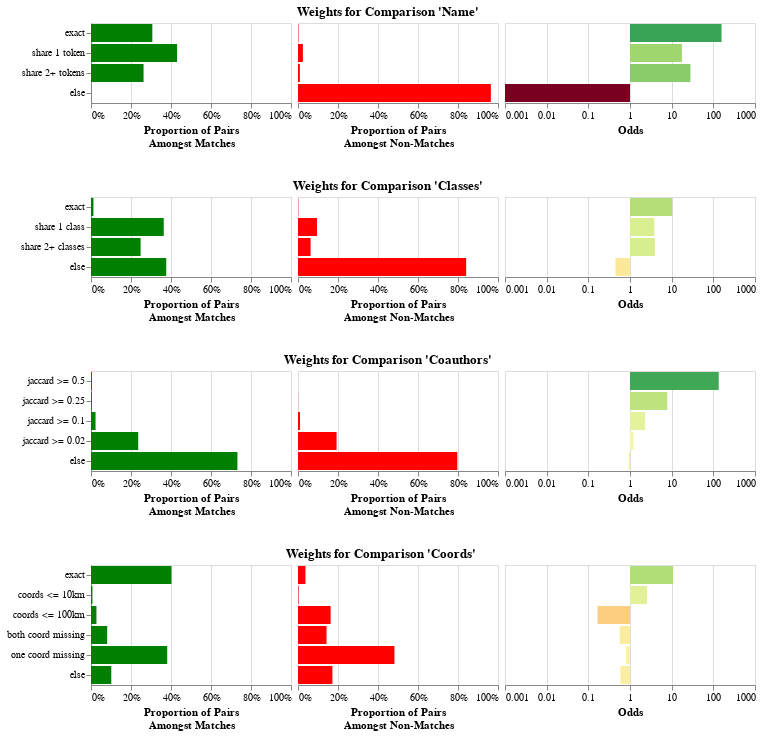

The notebook cell this image was saved under:
### Markdown cell above
The result above is the blocked table, with a column added for every `Comparison`.
The value of each column is the level that the record pair matched at.
For example, there is now a "Name" column,
filled with values like "exact", "share 1 token", etc.

Now that we have our features, we can use the Fellegi-Sunter model to train weights
for each of these features. This is a probabilistic model that is based on the concept
of odds. When you see an exact match on name, that increases the odds of a match
by some amount, maybe 10x. When you see a non-match on name, that decreases the odds
of a match by some amount, maybe 0.1x. We can either train this from labeled data,
or we can use unlabeled data using an algorithm called "Expectation Maximization".

### Code cell
from mismo.fs import train_using_em  # noqa: E402

weights = train_using_em(comparisons, featured, featured, max_pairs=100_000, seed=42)
# Can save and load weights
# weights.to_json("weights.json")
# weights = ComparisonWeights.from_json("weights.json")
weights.plot()

### Figure 1 — Vega-Lite specification as saved in the notebook (floating-point values rounded to 4 significant figures)
{"config": {"view": {"continuousWidth": 300, "continuousHeight": 300}}, "vconcat": [{"hconcat": [{"data": {"name": "data-148c3b29a5cd19dcf60782ed3ad662ce"}, "mark": {"type": "bar"}, "encoding": {"color": {"value": "green"}, "tooltip": [{"field": "level", "title": "Level", "type": "nominal"}, {"field": "m", "format": "%", "title": "Proportion Amongst Matching Pairs", "type": "quantitative"}, {"field": "u", "format": "%", "title": "Proportion Amongst Non-Matching Pairs", "type": "quantitative"}, {"field": "odds", "format": "f", "title": "Odds", "type": "quantitative"}, {"field": "explanation", "title": "Explanation", "type": "nominal"}], "x": {"axis": {"format": "%"}, "field": "m", "scale": {"domain": [0, 1]}, "title": ["Proportion of Pairs", "Amongst Matches"], "type": "quantitative"}, "y": {"axis": {}, "field": "level", "sort": {"field": "level_order"}, "title": null, "type": "nominal"}}, "name": "view_2", "width": 200}, {"data": {"name": "data-148c3b29a5cd19dcf60782ed3ad662ce"}, "mark": {"type": "bar"}, "encoding": {"color": {"value": "red"}, "tooltip": [{"field": "level", "title": "Level", "type": "nominal"}, {"field": "m", "format": "%", "title": "Proportion Amongst Matching Pairs", "type": "quantitative"}, {"field": "u", "format": "%", "title": "Proportion Amongst Non-Matching Pairs", "type": "quantitative"}, {"field": "odds", "format": "f", "title": "Odds", "type": "quantitative"}, {"field": "explanation", "title": "Explanation", "type": "nominal"}], "x": {"axis": {"format": "%"}, "field": "u", "scale": {"domain": [0, 1]}, "title": ["Proportion of Pairs", "Amongst Non-Matches"], "type": "quantitative"}, "y": {"axis": null, "field": "level", "sort": {"field": "level_order"}, "title": null, "type": "nominal"}}, "name": "view_3", "width": 200}, {"data": {"name": "data-148c3b29a5cd19dcf60782ed3ad662ce"}, "mark": {"type": "bar"}, "encoding": {"color": {"field": "log_odds", "legend": null, "scale": {"domainMax": 3, "domainMid": 0, "domainMin": -3, "scheme": "redyellowgreen"}, "title": "Log Odds", "type": "quantitative"}, "tooltip": [{"field": "level", "title": "Level", "type": "nominal"}, {"field": "m", "format": "%", "title": "Proportion Amongst Matching Pairs", "type": "quantitative"}, {"field": "u", "format": "%", "title": "Proportion Amongst Non-Matching Pairs", "type": "quantitative"}, {"field": "odds", "format": "f", "title": "Odds", "type": "quantitative"}, {"field": "explanation", "title": "Explanation", "type": "nominal"}], "x": {"axis": {"labelExpr": "pow(10,datum.value)"}, "field": "log_odds", "scale": {"domain": [-3, 3]}, "title": "Odds", "type": "quantitative"}, "y": {"axis": null, "field": "level", "sort": {"field": "level_order"}, "title": null, "type": "nominal"}}, "name": "view_4", "width": 250}], "spacing": 5, "title": {"text": "Weights for Comparison 'Name'", "anchor": "middle"}}, {"hconcat": [{"data": {"name": "data-77847e575893d897eec4633d29371203"}, "mark": {"type": "bar"}, "encoding": {"color": {"value": "green"}, "tooltip": [{"field": "level", "title": "Level", "type": "nominal"}, {"field": "m", "format": "%", "title": "Proportion Amongst Matching Pairs", "type": "quantitative"}, {"field": "u", "format": "%", "title": "Proportion Amongst Non-Matching Pairs", "type": "quantitative"}, {"field": "odds", "format": "f", "title": "Odds", "type": "quantitative"}, {"field": "explanation", "title": "Explanation", "type": "nominal"}], "x": {"axis": {"format": "%"}, "field": "m", "scale": {"domain": [0, 1]}, "title": ["Proportion of Pairs", "Amongst Matches"], "type": "quantitative"}, "y": {"axis": {}, "field": "level", "sort": {"field": "level_order"}, "title": null, "type": "nominal"}}, "name": "view_5", "width": 200}, {"data": {"name": "data-77847e575893d897eec4633d29371203"}, "mark": {"type": "bar"}, "encoding": {"color": {"value": "red"}, "tooltip": [{"field": "level", "title": "Level", "type": "nominal"}, {"field": "m", "format": "%", "title": "Proportion Amongst Matching Pairs", "type": "quantitative"}, {"field": "u", "format": "%", "title": "Proportion Amongst Non-Matching Pairs", "type": "quantitative"}, {"field": "odds", "format": "f", "title": "Odds", "type": "quantitative"}, {"field": "explanation", "title": "Explanation", "type": "nominal"}], "x": {"axis": {"format": "%"}, "field": "u", "scale": {"domain": [0, 1]}, "title": ["Proportion of Pairs", "Amongst Non-Matches"], "type": "quantitative"}, "y": {"axis": null, "field": "level", "sort": {"field": "level_order"}, "title": null, "type": "nominal"}}, "name": "view_6", "width": 200}, {"data": {"name": "data-77847e575893d897eec4633d29371203"}, "mark": {"type": "bar"}, "encoding": {"color": {"field": "log_odds", "legend": null, "scale": {"domainMax": 3, "domainMid": 0, "domainMin": -3, "scheme": "redyellowgreen"}, "title": "Log Odds", "type": "quantitative"}, "tooltip": [{"field": "level", "title": "Level", "type": "nominal"}, {"field": "m", "format": "%", "title": "Proportion Amongst Matching Pairs", "type": "quantitative"}, {"field": "u", "format": "%", "title": "Proportion Amongst Non-Matching Pairs", "type": "quantitative"}, {"field": "odds", "format": "f", "title": "Odds", "type": "quantitative"}, {"field": "explanation", "title": "Explanation", "type": "nominal"}], "x": {"axis": {"labelExpr": "pow(10,datum.value)"}, "field": "log_odds", "scale": {"domain": [-3, 3]}, "title": "Odds", "type": "quantitative"}, "y": {"axis": null, "field": "level", "sort": {"field": "level_order"}, "title": null, "type": "nominal"}}, "name": "view_7", "width": 250}], "spacing": 5, "title": {"text": "Weights for Comparison 'Classes'", "anchor": "middle"}}, {"hconcat": [{"data": {"name": "data-5a3d988e13251ed8463061cd9f6b317c"}, "mark": {"type": "bar"}, "encoding": {"color": {"value": "green"}, "tooltip": [{"field": "level", "title": "Level", "type": "nominal"}, {"field": "m", "format": "%", "title": "Proportion Amongst Matching Pairs", "type": "quantitative"}, {"field": "u", "format": "%", "title": "Proportion Amongst Non-Matching Pairs", "type": "quantitative"}, {"field": "odds", "format": "f", "title": "Odds", "type": "quantitative"}, {"field": "explanation", "title": "Explanation", "type": "nominal"}], "x": {"axis": {"format": "%"}, "field": "m", "scale": {"domain": [0, 1]}, "title": ["Proportion of Pairs", "Amongst Matches"], "type": "quantitative"}, "y": {"axis": {}, "field": "level", "sort": {"field": "level_order"}, "title": null, "type": "nominal"}}, "name": "view_8", "width": 200}, {"data": {"name": "data-5a3d988e13251ed8463061cd9f6b317c"}, "mark": {"type": "bar"}, "encoding": {"color": {"value": "red"}, "tooltip": [{"field": "level", "title": "Level", "type": "nominal"}, {"field": "m", "format": "%", "title": "Proportion Amongst Matching Pairs", "type": "quantitative"}, {"field": "u", "format": "%", "title": "Proportion Amongst Non-Matching Pairs", "type": "quantitative"}, {"field": "odds", "format": "f", "title": "Odds", "type": "quantitative"}, {"field": "explanation", "title": "Explanation", "type": "nominal"}], "x": {"axis": {"format": "%"}, "field": "u", "scale": {"domain": [0, 1]}, "title": ["Proportion of Pairs", "Amongst Non-Matches"], "type": "quantitative"}, "y": {"axis": null, "field": "level", "sort": {"field": "level_order"}, "title": null, "type": "nominal"}}, "name": "view_9", "width": 200}, {"data": {"name": "data-5a3d988e13251ed8463061cd9f6b317c"}, "mark": {"type": "bar"}, "encoding": {"color": {"field": "log_odds", "legend": null, "scale": {"domainMax": 3, "domainMid": 0, "domainMin": -3, "scheme": "redyellowgreen"}, "title": "Log Odds", "type": "quantitative"}, "tooltip": [{"field": "level", "title": "Level", "type": "nominal"}, {"field": "m", "format": "%", "title": "Proportion Amongst Matching Pairs", "type": "quantitative"}, {"field": "u", "format": "%", "title": "Proportion Amongst Non-Matching Pairs", "type": "quantitative"}, {"field": "odds", "format": "f", "title": "Odds", "type": "quantitative"}, {"field": "explanation", "title": "Explanation", "type": "nominal"}], "x": {"axis": {"labelExpr": "pow(10,datum.value)"}, "field": "log_odds", "scale": {"domain": [-3, 3]}, "title": "Odds", "type": "quantitative"}, "y": {"axis": null, "field": "level", "sort": {"field": "level_order"}, "title": null, "type": "nominal"}}, "name": "view_10", "width": 250}], "spacing": 5, "title": {"text": "Weights for Comparison 'Coauthors'", "anchor": "middle"}}, {"hconcat": [{"data": {"name": "data-052892692fea2421ebbacb4ffe6da500"}, "mark": {"type": "bar"}, "encoding": {"color": {"value": "green"}, "tooltip": [{"field": "level", "title": "Level", "type": "nominal"}, {"field": "m", "format": "%", "title": "Proportion Amongst Matching Pairs", "type": "quantitative"}, {"field": "u", "format": "%", "title": "Proportion Amongst Non-Matching Pairs", "type": "quantitative"}, {"field": "odds", "format": "f", "title": "Odds", "type": "quantitative"}, {"field": "explanation", "title": "Explanation", "type": "nominal"}], "x": {"axis": {"format": "%"}, "field": "m", "scale": {"domain": [0, 1]}, "title": ["Proportion of Pairs", "Amongst Matches"], "type": "quantitative"}, "y": {"axis": {}, "field": "level", "sort": {"field": "level_order"}, "title": null, "type": "nominal"}}, "name": "view_11", "width": 200}, {"data": {"name": "data-052892692fea2421ebbacb4ffe6da500"}, "mark": {"type": "bar"}, "encoding": {"color": {"value": "red"}, "tooltip": [{"field": "level", "title": "Level", "type": "nominal"}, {"field": "m", "format": "%", "title": "Proportion Amongst Matching Pairs", "type": "quantitative"}, {"field": "u", "format": "%", "title": "Proportion Amongst Non-Matching Pairs", "type": "quantitative"}, {"field": "odds", "format": "f", "title": "Odds", "type": "quantitative"}, {"field": "explanation", "title": "Explanation", "type": "nominal"}], "x": {"axis": {"format": "%"}, "field": "u", "scale": {"domain": [0, 1]}, "title": ["Proportion of Pairs", "Amongst Non-Matches"], "type": "quantitative"}, "y": {"axis": null, "field": "level", "sort": {"field": "level_order"}, "title": null, "type": "nominal"}}, "name": "view_12", "width": 200}, {"data": {"name": "data-052892692fea2421ebbacb4ffe6da500"}, "mark": {"type": "bar"}, "encoding": {"color": {"field": "log_odds", "legend": null, "scale": {"domainMax": 3, "domainMid": 0, "domainMin": -3, "scheme": "redyellowgreen"}, "title": "Log Odds", "type": "quantitative"}, "tooltip": [{"field": "level", "title": "Level", "type": "nominal"}, {"field": "m", "format": "%", "title": "Proportion Amongst Matching Pairs", "type": "quantitative"}, {"field": "u", "format": "%", "title": "Proportion Amongst Non-Matching Pairs", "type": "quantitative"}, {"field": "odds", "format": "f", "title": "Odds", "type": "quantitative"}, {"field": "explanation", "title": "Explanation", "type": "nominal"}], "x": {"axis": {"labelExpr": "pow(10,datum.value)"}, "field": "log_odds", "scale": {"domain": [-3, 3]}, "title": "Odds", "type": "quantitative"}, "y": {"axis": null, "field": "level", "sort": {"field": "level_order"}, "title": null, "type": "nominal"}}, "name": "view_13", "width": 250}], "spacing": 5, "title": {"text": "Weights for Comparison 'Coords'", "anchor": "middle"}}], "params": [{"name": "param_2", "select": {"type": "interval", "encodings": ["x", "y"]}, "bind": "scales", "views": ["view_2", "view_3", "view_4", "view_5", "view_6", "view_7", "view_8", "view_9", "view_10", "view_11", "view_12", "view_13"]}], "spacing": 30, "$schema": "https://vega.github.io/schema/vega-lite/v5.16.3.json", "datasets": {"data-148c3b29a5cd19dcf60782ed3ad662ce": [{"level": "exact", "m": 0.3066, "u": 0.001948, "odds": 157.4, "log_odds": 2.197, "level_order": 0, "explanation": "Seeing this level makes the odds of a match 157.407 times more likely"}, {"level": "share 1 token", "m": 0.4304, "u": 0.02446, "odds": 17.6, "log_odds": 1.245, "level_order": 1, "explanation": "Seeing this level makes the odds of a match 17.597 times more likely"}, {"level": "share 2+ tokens", "m": 0.2628, "u": 0.009324, "odds": 28.18, "log_odds": 1.45, "level_order": 2, "explanation": "Seeing this level makes the odds of a match 28.184 times more likely"}, {"level": "else", "m": 0.0002745, "u": 0.9643, "odds": 0.0002846, "log_odds": -3.546, "level_order": 3, "explanation": "Seeing this level makes the odds of a match 3,513.324 times less likely"}], "data-77847e575893d897eec4633d29371203": [{"level": "exact", "m": 0.01221, "u": 0.001184, "odds": 10.31, "log_odds": 1.013, "level_order": 0, "explanation": "Seeing this level makes the odds of a match 10.313 times more likely"}, {"level": "share 1 class", "m": 0.3637, "u": 0.0951, "odds": 3.824, "log_odds": 0.5825, "level_order": 1, "explanation": "Seeing this level makes the odds of a match 3.824 times more likely"}, {"level": "share 2+ classes", "m": 0.248, "u": 0.06293, "odds": 3.94, "log_odds": 0.5955, "level_order": 2, "explanation": "Seeing this level makes the odds of a match 3.940 times more likely"}, {"level": "else", "m": 0.3761, "u": 0.8408, "odds": 0.4474, "log_odds": -0.3493, "level_order": 3, "explanation": "Seeing this level makes the odds of a match 2.235 times less likely"}], "data-5a3d988e13251ed8463061cd9f6b317c": [{"level": "jaccard >= 0.5", "m": 0.004803, "u": 3.567e-05, "odds": 134.6, "log_odds": 2.129, "level_order": 0, "explanation": "Seeing this level makes the odds of a match 134.648 times more likely"}, {"level": "jaccard >= 0.25", "m": 0.004254, "u": 0.0005422, "odds": 7.846, "log_odds": 0.8947, "level_order": 1, "explanation": "Seeing this level makes the odds of a match 7.846 times more likely"}, {"level": "jaccard >= 0.1", "m": 0.02278, "u": 0.009902, "odds": 2.3, "log_odds": 0.3618, "level_order": 2, "explanation": "Seeing this level makes the odds of a match 2.300 times more likely"}, {"level": "jaccard >= 0.02", "m": 0.236, "u": 0.1929, "odds": 1.224, "log_odds": 0.08766, "level_order": 3, "explanation": "Seeing this level makes the odds of a match 1.224 times more likely"}, {"level": "else", "m": 0.7321, "u": 0.7966, "odds": 0.919, "log_odds": -0.03667, "level_order": 4, "explanation": "Seeing this level makes the odds of a match 1.088 times less likely"}], "data-052892692fea2421ebbacb4ffe6da500": [{"level": "exact", "m": 0.4024, "u": 0.03721, "odds": 10.81, "log_odds": 1.034, "level_order": 0, "explanation": "Seeing this level makes the odds of a match 10.815 times more likely"}, {"level": "coords <= 10km", "m": 0.007136, "u": 0.002775, "odds": 2.571, "log_odds": 0.4102, "level_order": 1, "explanation": "Seeing this level makes the odds of a match 2.571 times more likely"}, {"level": "coords <= 100km", "m": 0.02717, "u": 0.1632, "odds": 0.1665, "log_odds": -0.7787, "level_order": 2, "explanation": "Seeing this level makes the odds of a match 6.007 times less likely"}, {"level": "both coord missing", "m": 0.08083, "u": 0.1426, "odds": 0.5666, "log_odds": -0.2467, "level_order": 3, "explanation": "Seeing this level makes the odds of a match 1.765 times less likely"}, {"level": "one coord missing", "m": 0.3811, "u": 0.4821, "odds": 0.7905, "log_odds": -0.1021, "level_order": 4, "explanation": "Seeing this level makes the odds of a match 1.265 times less likely"}, {"level": "else", "m": 0.1014, "u": 0.172, "odds": 0.5894, "log_odds": -0.2296, "level_order": 5, "explanation": "Seeing this level makes the odds of a match 1.697 times less likely"}]}}
